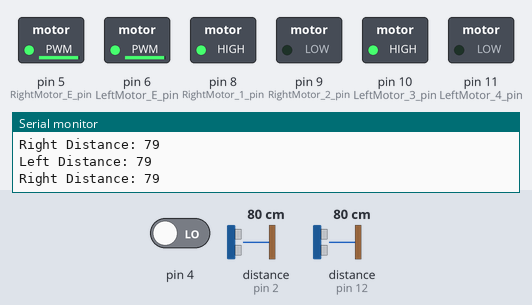
Bench run of a sketch on a simulated Arduino Uno, built with avr-gcc and run on an emulated ATmega328P. Parts: switched loads named in the sketch (green lamp = pin HIGH), the last lines printed to the serial monitor. Wiring (inferred from the names in the program): 2 × ultrasonic range finder: trigger pin 3, echo pin 2 / trigger pin 13, echo pin 12. Dashed ring = blinking. Inputs (shaded band) come from the test bench; at power-on: distance to the obstacle (sensors on pin 2, pin 12) 80 cm, pin 4 LOW. The echo pulse lasts 58.3 µs per cm; pins used as bus, display or sensor lines are not drawn.

Above: at 1.2 s.
1.3 s: distance to the obstacle (sensor on pin 2) set to 33 cm
2.8 s: distance to the obstacle (sensor on pin 2) set to 29 cm
At 3.6 s:
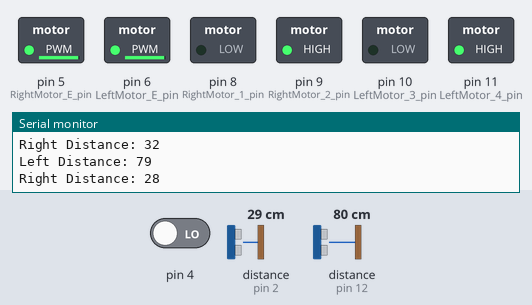
5.8 s: distance to the obstacle (sensor on pin 12) set to 2 cm
At 8.44 s:
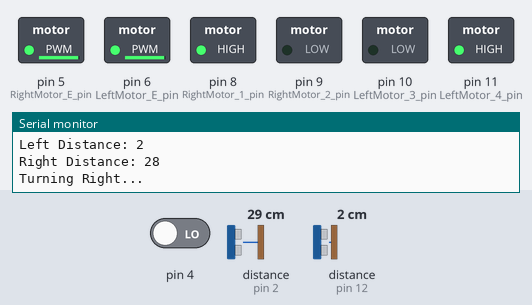
8.8 s: pin 4 driven HIGH
At 10.9 s:
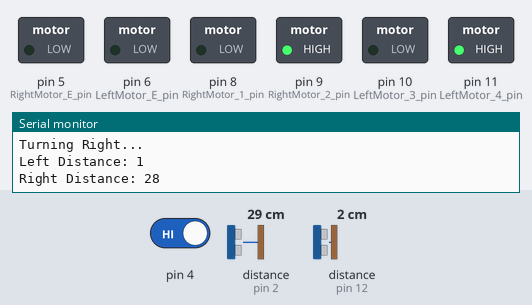
11.8 s: distance to the obstacle (sensor on pin 12) set to 35 cm
At 14.26 s:
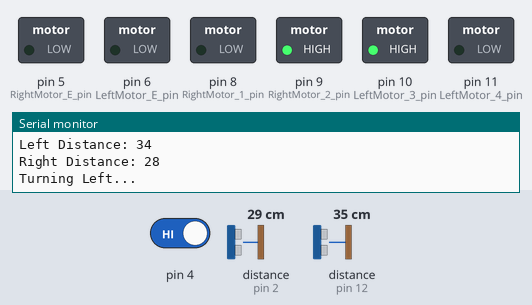
14.8 s: distance to the obstacle (sensor on pin 2) set to 60 cm
At 16.4 s:
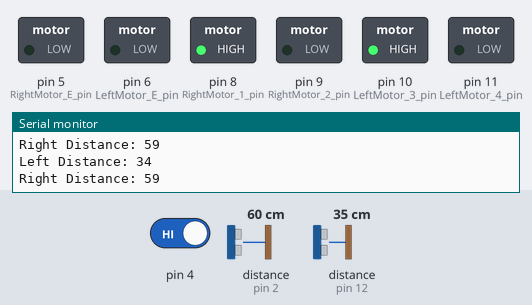
Timing chart, 0 to 17.9 s (numbered marks = the images above; inputs shaded):
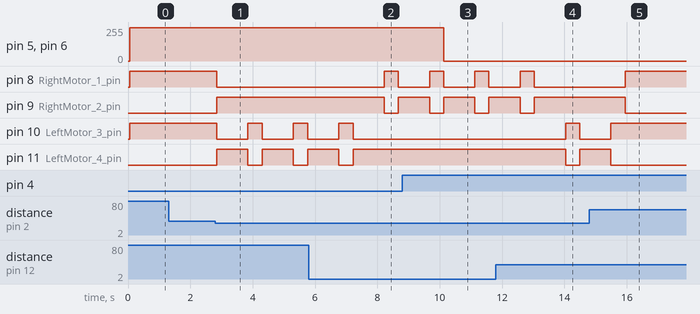

The sketch:

AutoDriveCar.ino
```cpp
int data;

// Left ultrasonic sensor pins
int l_trigPin = 13;
int l_echoPin = 12;

// Right ultrasonic sensor pins
int r_trigPin = 3;
int r_echoPin = 2;

// Motor pins
int RightMotor_E_pin = 5;   // Right motor PWM control pin
int LeftMotor_E_pin = 6;    // Left motor PWM control pin
int RightMotor_1_pin = 8;   // Right motor direction pin
int RightMotor_2_pin = 9;   // Right motor direction pin
int LeftMotor_3_pin = 10;   // Left motor direction pin
int LeftMotor_4_pin = 11;   // Left motor direction pin

int L_MotorSpeed = 250;     // Left motor speed
int R_MotorSpeed = 250;     // Right motor speed
int obstacleThreshold = 30; // Threshold distance in cm for obstacle detection

void setup() {
  pinMode(4, INPUT);
  // Motor pin setup
  pinMode(RightMotor_E_pin, OUTPUT);
  pinMode(LeftMotor_E_pin, OUTPUT);
  pinMode(RightMotor_1_pin, OUTPUT);
  pinMode(RightMotor_2_pin, OUTPUT);
  pinMode(LeftMotor_3_pin, OUTPUT);
  pinMode(LeftMotor_4_pin, OUTPUT);

  // Ultrasonic sensor pins setup
  pinMode(l_trigPin, OUTPUT);
  pinMode(l_echoPin, INPUT);
  pinMode(r_trigPin, OUTPUT);
  pinMode(r_echoPin, INPUT);

  Serial.begin(9600);
  Serial.println("Welcome Eduino!");
}

void loop() {
  data = digitalRead(4);
  if(data == 1)
  {
    L_MotorSpeed = 0;
    R_MotorSpeed = 0;
  }
  else if(data == 0)
  {
    L_MotorSpeed = 250;
    R_MotorSpeed = 250;
  }

  // Get distance from both ultrasonic sensors sequentially to avoid interference
  int l_Ultra_d = getDistance(l_trigPin, l_echoPin);
  delay(50);  // Small delay to avoid sensor interference
  int r_Ultra_d = getDistance(r_trigPin, r_echoPin);

  Serial.print("Left Distance: ");
  Serial.println(l_Ultra_d);
  Serial.print("Right Distance: ");
  Serial.println(r_Ultra_d);

  // Move forward by default
  motorControl(HIGH, HIGH);

  // Check for obstacles within the threshold distance
  if (l_Ultra_d < obstacleThreshold || r_Ultra_d < obstacleThreshold) {
    // Stop motors
    motorControl(LOW, LOW);
    delay(1000);  // Short delay before turning

    // Decide turn direction based on which side has more distance
    if (l_Ultra_d < r_Ultra_d) {
      Serial.println("Turning Right...");

      motorControl(HIGH, LOW);  // Turn right (set the right motor to move backward)
      delay(400);
    } else {
      Serial.println("Turning Left...");

      motorControl(LOW, HIGH);  // Turn left (set the left motor to move backward)
      delay(400);
    }
  }
}

// Function to control motor direction and speed
void motorControl(int R_motor, int L_motor) {
  // Control Right motor direction
  digitalWrite(RightMotor_1_pin, R_motor);
  digitalWrite(RightMotor_2_pin, !R_motor);

  // Control Left motor direction
  digitalWrite(LeftMotor_3_pin, L_motor);
  digitalWrite(LeftMotor_4_pin, !L_motor);

  // Control motor speed using PWM
  analogWrite(RightMotor_E_pin, R_MotorSpeed);
  analogWrite(LeftMotor_E_pin, L_MotorSpeed);
}

// Function to get distance from an ultrasonic sensor
int getDistance(int trigPin, int echoPin) {
  long duration, distance;
  digitalWrite(trigPin, LOW);
  delayMicroseconds(2);
  digitalWrite(trigPin, HIGH);
  delayMicroseconds(10);
  digitalWrite(trigPin, LOW);

  duration = pulseIn(echoPin, HIGH, 30000);  // Timeout added for pulseIn

  // Calculate distance (in cm): duration * 0.0343 / 2
  distance = (duration * 0.0343) / 2;

  // Return a default high value if out of range or timeout occurred
  if (distance == 0 || distance > 400) {
    return 400;  // Maximum range for most ultrasonic sensors
  }
  return distance;
}
```

Measured:
- the behaviour switches between 31 and 30 cm on distance to the obstacle (sensor on pin 2) (found by bisection; images 0 and 1)
- after the input at 2.8 s, pin 8 (RightMotor_1_pin): HIGH → LOW after 0.05 s; pin 9 (RightMotor_2_pin): LOW → HIGH after 0.05 s; pin 10 (LeftMotor_3_pin): alternates HIGH for 0.46 s and LOW for 1.0 s, starting after 0.05 s; pin 11 (LeftMotor_4_pin): alternates HIGH for 1.0 s and LOW for 0.46 s, starting after 0.05 s
- after the input at 5.8 s, pin 8 (RightMotor_1_pin): LOW → HIGH after 2.4 s, → LOW 0.45 s later; pin 9 (RightMotor_2_pin): HIGH → LOW after 2.4 s, → HIGH 0.45 s later; pin 10 (LeftMotor_3_pin): goes on until 7.2 s, then stays LOW; pin 11 (LeftMotor_4_pin): goes on until 7.2 s, then stays HIGH
- after the input at 8.8 s, pin 5 (RightMotor_E_pin), pin 6 (LeftMotor_E_pin): 250/255 → 0/255 after 1.3 s
- after the input at 11.8 s, pin 8 (RightMotor_1_pin): goes on until 13.0 s, then stays LOW; pin 9 (RightMotor_2_pin): goes on until 13.0 s, then stays HIGH; pin 10 (LeftMotor_3_pin): LOW → HIGH after 2.2 s, → LOW 0.46 s later; pin 11 (LeftMotor_4_pin): HIGH → LOW after 2.2 s, → HIGH 0.46 s later
- after the input at 14.8 s, pin 8 (RightMotor_1_pin): LOW → HIGH after 1.1 s; pin 9 (RightMotor_2_pin): HIGH → LOW after 1.1 s; pin 10 (LeftMotor_3_pin): goes on until 15.5 s, then stays HIGH; pin 11 (LeftMotor_4_pin): goes on until 15.5 s, then stays LOW
